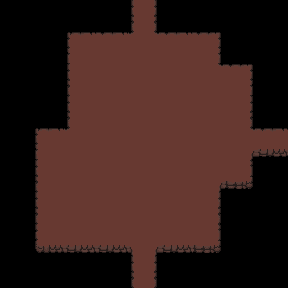

Tiled map render using the project's own tile images. Description and the whole map definition, tile-layer contents included, below:
An orthogonal 9x9 tile map with 32x32 px tiles, 1 tile layer (Tile Layer 1).

<map version="1.10" tiledversion="1.12.1" orientation="orthogonal" renderorder="right-down" width="9" height="9" tilewidth="32" tileheight="32" infinite="0" nextlayerid="2" nextobjectid="1">
 <tileset firstgid="1" source="All Tiles.tsx" />
 <layer id="1" name="Tile Layer 1" width="9" height="9">
  <data encoding="csv">
0,0,0,0,34,0,0,0,0,
0,0,8,9,144,9,10,0,0,
0,0,31,32,32,32,150,10,0,
0,0,31,32,32,32,32,33,0,
0,8,151,32,32,32,32,168,78,
0,31,32,32,32,32,127,56,0,
0,31,32,32,32,32,33,0,0,
0,54,55,55,167,55,56,0,0,
0,0,0,0,34,0,0,0,0
</data>
 </layer>
</map>
